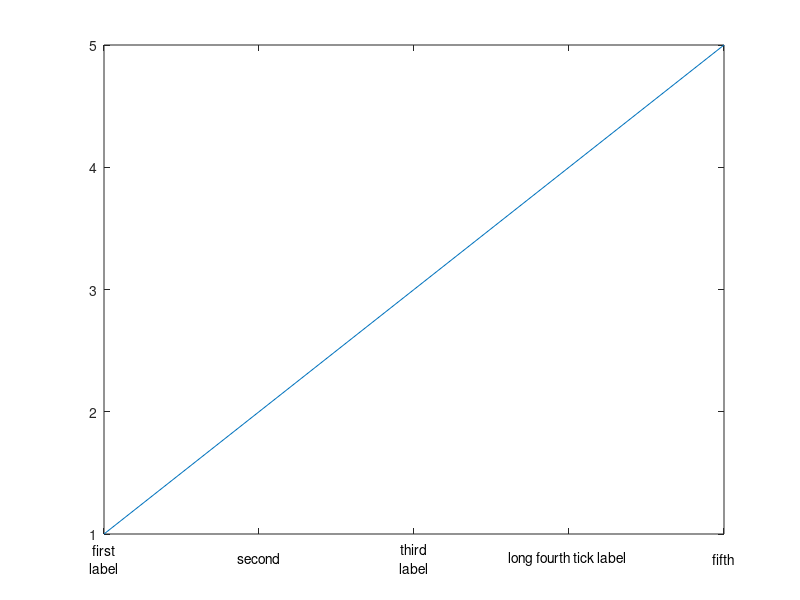

Write the MATLAB code that produced this figure.
plot(1:5)
xTick = 1:5;
set(gca,'xtick',xTick)
yTick = get(gca,'ytick');
set(gca,'xticklabel',[])
xTickLabel = {{'first';'label'},'second',{'third';'label'},'long fourth tick label ','fifth'};
for k = 1:length(xTick)
    text(xTick(k),yTick(1)-0.05*(yTick(end)-yTick(1)),xTickLabel{k},'HorizontalAlignment','center')
end